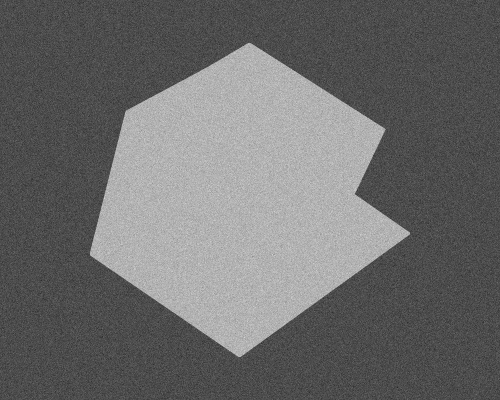
#> input picture 3.2/Big_Data/my_lab/lab1/img/origin.png, 500 x 400 px
$ python task1.py   (older library calls are emulated)
#> lines starting #> are read from the running program, lines starting #| are printed output that depends on the picture; after the words box and inside, x2 and y2 are one past the last pixel; in counts of white or black regions, pixels touching at a corner belong together
import cv2
import os

def sobel_edge_detection_and_segmentation():
    #读取照片
    base_dir = os.path.dirname(os.path.dirname(os.path.abspath(__file__)))
    img_path = os.path.join(base_dir, 'img', 'origin.png')

    #保存路径
    save_edge_path = os.path.join(base_dir, 'img', 'sobel_edges.png')
    save_seg_path = os.path.join(base_dir, 'img', 'segmented_result.png')

    #读取图像
    gray_img = cv2.imread(img_path, cv2.IMREAD_GRAYSCALE)
#> gray_img is the input picture: shape (400, 500); min 37, max 214, mean 107.5

    #计算 Sobel 梯度
    sobel_x = cv2.Sobel(gray_img, cv2.CV_64F, 1, 0, ksize=3)
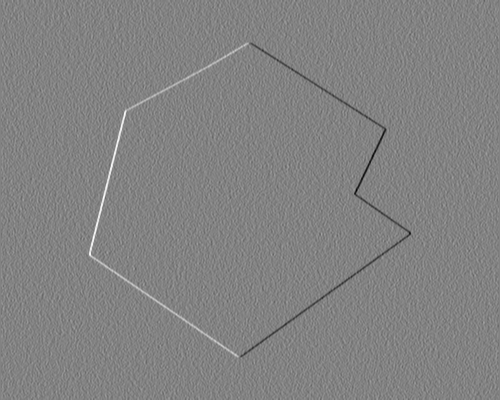
#> sobel_x: shape (400, 500) float64; min -500, max 476, mean 0; drawn with min black and max white
    sobel_y = cv2.Sobel(gray_img, cv2.CV_64F, 0, 1, ksize=3)
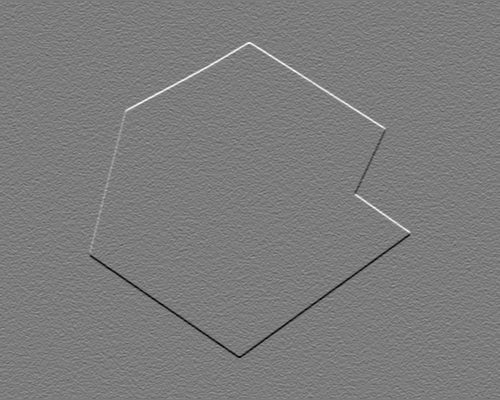
#> sobel_y: shape (400, 500) float64; min -434, max 454, mean 0; drawn with min black and max white

    #绝对值化并转回uint8(0-255标准图像格式)
    abs_sobel_x = cv2.convertScaleAbs(sobel_x)
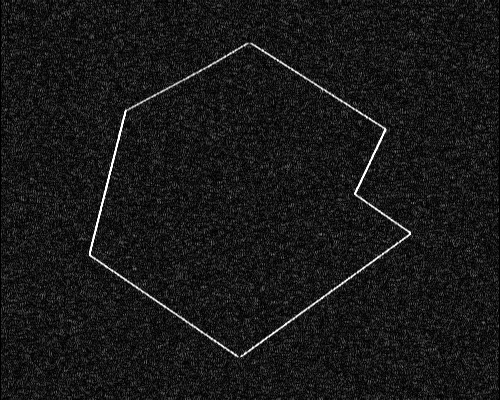
#> abs_sobel_x: shape (400, 500); min 0, max 255, mean 24.4
    abs_sobel_y = cv2.convertScaleAbs(sobel_y)
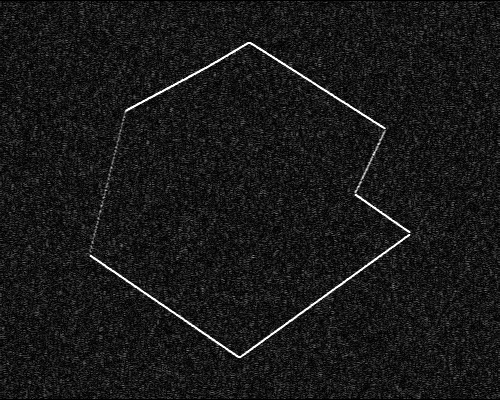
#> abs_sobel_y: shape (400, 500); min 0, max 255, mean 24.5

    # 边缘检测图
    sobel_combined = cv2.addWeighted(abs_sobel_x, 0.5, abs_sobel_y, 0.5, 0)

    # 分割结果图
    _, segmented_img = cv2.threshold(sobel_combined, 100, 255, cv2.THRESH_BINARY)
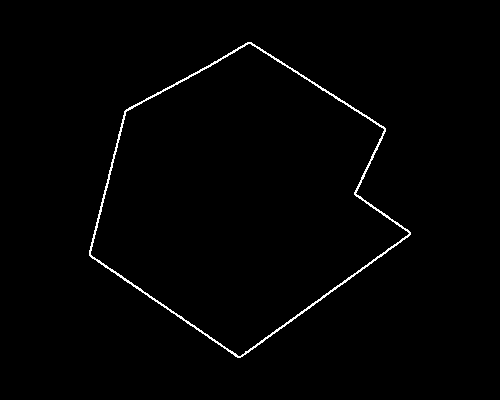
#> segmented_img: shape (400, 500); 1.1% white in thin lines or dots, all inside (x1, y1, x2, y2) = (89, 42, 411, 358)

    cv2.imwrite(save_edge_path, sobel_combined)
    cv2.imwrite(save_seg_path, segmented_img)

    cv2.imshow('1 - Original Grayscale', gray_img)
    cv2.imshow('2 - Sobel Edges', sobel_combined)
    cv2.imshow('3 - Segmented Image', segmented_img)

    cv2.waitKey(0)
    cv2.destroyAllWindows()

if __name__ == "__main__":
    sobel_edge_detection_and_segmentation()
